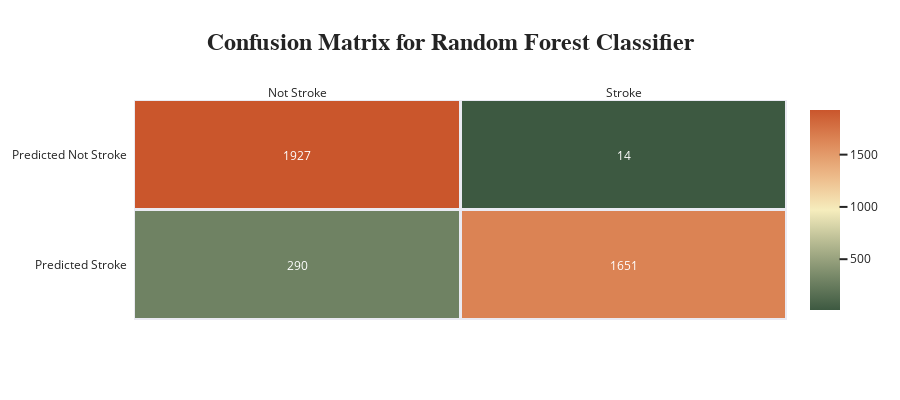

Notebook code cell kept with this figure:
### Code cell
from sklearn.ensemble import RandomForestClassifier
import plotly.figure_factory as ff

rfc = RandomForestClassifier(n_estimators=1000)
rfc.fit(X_train_smote, y_train_smote)

#Score 
rfc_score = rfc.score(X_train_smote, y_train_smote)
rfc_test = rfc.score(X_test_smote, y_test_smote)

# Model Testing
y_pred = rfc.predict(X_test_smote)

# Evaluation
rfc_cm = metrics.confusion_matrix(y_test_smote,y_pred)
class_report = metrics.classification_report(y_test_smote,y_pred)
print(f'Training Score: {rfc_score.round(3)}')
print(f'Testing Score: {rfc_test.round(3)}')
print(f'{class_report}')

conf_matrix = pd.DataFrame(data=rfc_cm,columns=['Predicted:0','Predicted:1'],index=['Actual:0','Actual:1'])
# print(f'Accuracy Score: {metrics.accuracy_score(y_test,y_pred).round(3)}')

z=rfc_cm
fig = ff.create_annotated_heatmap(z, x=['Not Stroke','Stroke'], y=['Predicted Not Stroke','Predicted Stroke'], colorscale='Fall',xgap=3,ygap=3)
fig['data'][0]['showscale'] = True

fig.update_layout(title_text='<b>Confusion Matrix for Random Forest Classifier<b>',
                  title_x=0.5,
                  titlefont={'size': 24, 'family': 'Courier New'},
                  width=900, height=400,
                  xaxis_showgrid=False,
                  yaxis_showgrid=False,
                  yaxis_autorange='reversed', 
                  paper_bgcolor=None,
                  template='seaborn'
                  )

fig.show()

### Figure 1 — Plotly figure (JSON) as saved in the notebook; plotly's stock layout.template omitted (floating-point values rounded to 4 significant figures)
{"data": [{"colorscale": [[0, "rgb(61, 89, 65)"], [0.1667, "rgb(119, 136, 104)"], [0.3333, "rgb(181, 185, 145)"], [0.5, "rgb(246, 237, 189)"], [0.6667, "rgb(237, 187, 138)"], [0.8333, "rgb(222, 138, 90)"], [1, "rgb(202, 86, 44)"]], "reversescale": false, "showscale": true, "type": "heatmap", "x": ["Not Stroke", "Stroke"], "xgap": 3, "y": ["Predicted Not Stroke", "Predicted Stroke"], "ygap": 3, "z": [[1927, 14], [290, 1651]]}], "layout": {"annotations": [{"font": {"color": "#FFFFFF"}, "showarrow": false, "text": "1927", "x": "Not Stroke", "xref": "x", "y": "Predicted Not Stroke", "yref": "y"}, {"font": {"color": "#FFFFFF"}, "showarrow": false, "text": "14", "x": "Stroke", "xref": "x", "y": "Predicted Not Stroke", "yref": "y"}, {"font": {"color": "#FFFFFF"}, "showarrow": false, "text": "290", "x": "Not Stroke", "xref": "x", "y": "Predicted Stroke", "yref": "y"}, {"font": {"color": "#FFFFFF"}, "showarrow": false, "text": "1651", "x": "Stroke", "xref": "x", "y": "Predicted Stroke", "yref": "y"}], "height": 400, "title": {"font": {"family": "Courier New", "size": 24}, "text": "<b>Confusion Matrix for Random Forest Classifier<b>", "x": 0.5}, "width": 900, "xaxis": {"dtick": 1, "gridcolor": "rgb(0, 0, 0)", "showgrid": false, "side": "top", "ticks": ""}, "yaxis": {"autorange": "reversed", "dtick": 1, "showgrid": false, "ticks": "", "ticksuffix": "  "}}}
